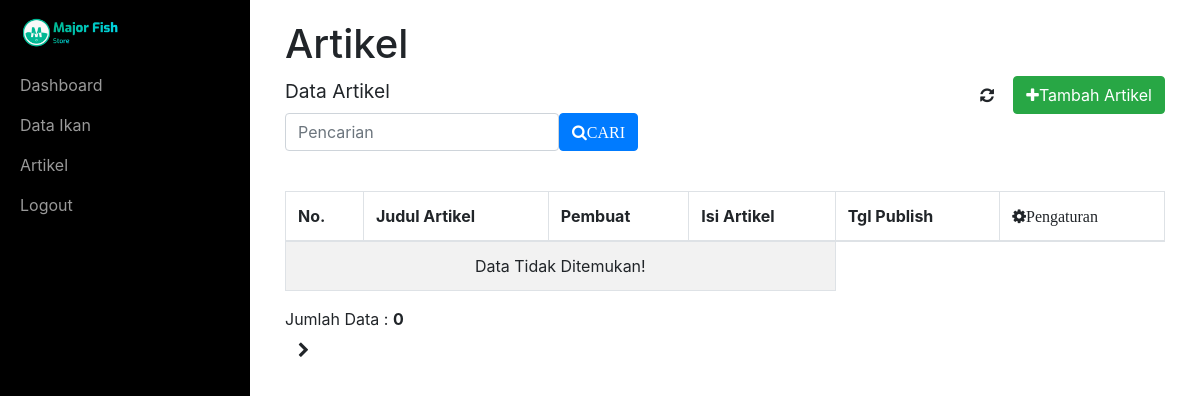
The page /blog/data.php (signed in) on the database as committed earlier.
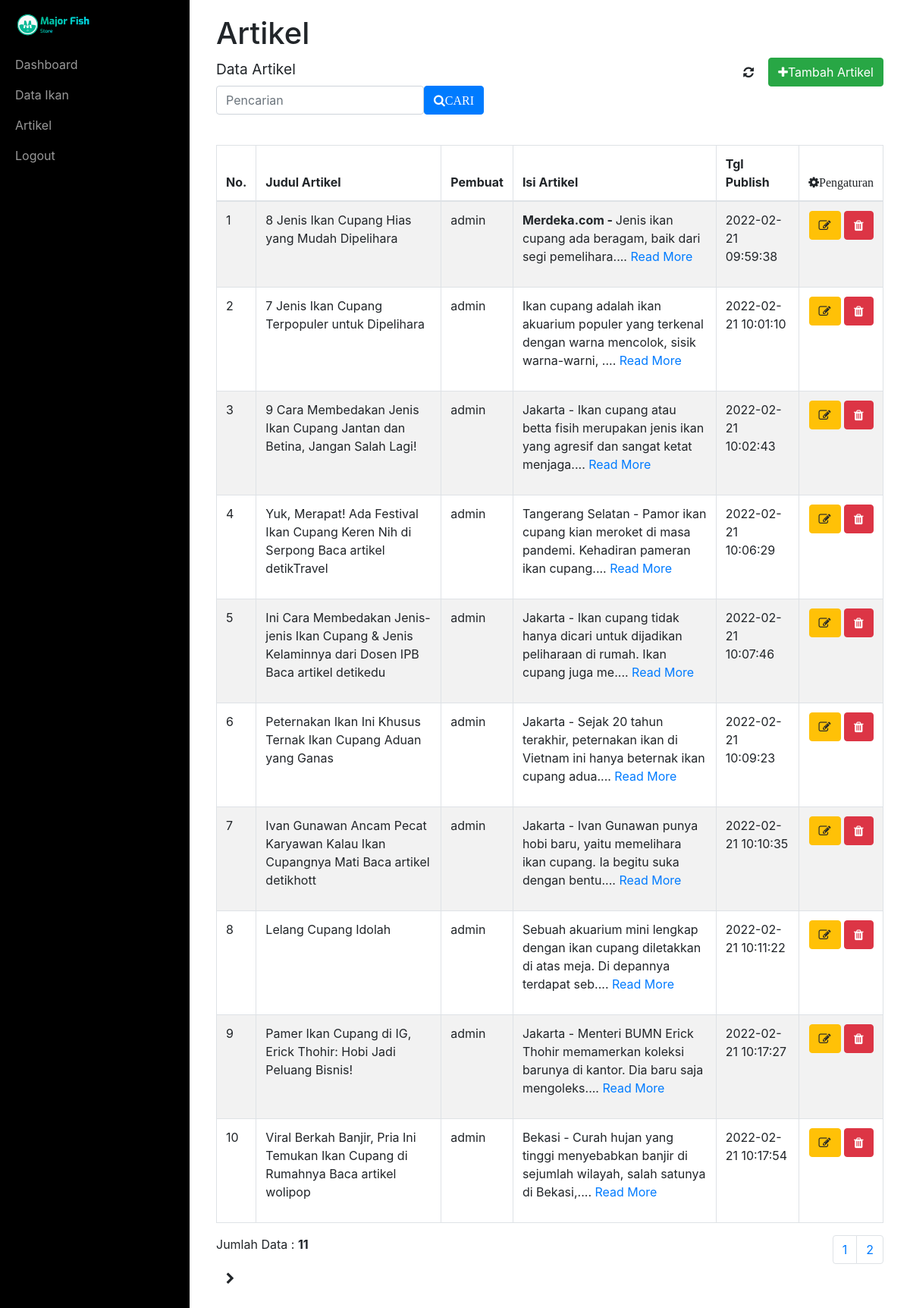
The same page on the database as committed later.
### tables this page shows
CREATE TABLE `blog` (
  `id_blog` int NOT NULL,
  `gambar` varchar(100) DEFAULT NULL,
  `judul` varchar(100) NOT NULL,
  `pembuat` varchar(30) NOT NULL,
  `isi` varchar(10000) NOT NULL,
  `tanggal` datetime NOT NULL
);

### _config/config.php (called while the page is built, shortened)
<?php
    function base_url($url = null) {
        $base_url = "https://adminmfstore.cleverapps.io";
        if($url != null) {
            return $base_url."/".$url;
        } else {
            return $base_url;
        }
    }
?>

### blog/data.php (the view, shortened to what this page needs)
<?php include_once('../dashboard/_header.php'); ?>
    <div class="box">
        <h1>Artikel</h1>
        <h4>
            <small>Data Artikel</small>
            <div class="float-right">
                <a href="" class="btn btn-default btn-xs"><i class="fa fa-refresh"></i></a>
                <a href="add.php" class="btn btn-success btn-xs"><i class="fa fa-plus"></i>Tambah Artikel</a>
            </div>
        </h4>
        <div style="margin-bottom :40px;">
            <form class="form-inline" action="" method="post">
                <div class="form-group">
                    <input type="text" name="pencarian" class="form-control" placeholder="Pencarian">
                </div>
                <div class="form-group">
                    <button type="submit" class="btn btn-primary"><span class="fa fa-search" aria-hidden="true">CARI</span></button>
                </div>
            </form>
        </div>
        <div class="table-responsive">
            <table class="table table-striped table-bordered table-hover">
                <thead>
                    <tr>
                        <th>No. </th>
                        <th>Judul Artikel</th>
                        <th>Pembuat</th>
                        <th>Isi Artikel</th>
                        <th>Tgl Publish</th>
                        <th><i class="fa fa-cog">Pengaturan</i></th>
                    </tr>
                </thead>
                <tbody>
                    <?php
                        $batas = 10;
                        $hal = @$_GET['hal'];
                        if(empty($hal)) {
                        $posisi = 0;
                        $hal = 1;
                    } else {
                        $posisi = ($hal - 1) * $batas;
                    }
                        $no = 1;
                        if($_SERVER['REQUEST_METHOD'] == "POST") {
                            $pencarian = trim(mysqli_real_escape_string($con, $_POST['pencarian']));
                            if($pencarian != '') {
                                $sql = "SELECT * FROM blog WHERE judul LIKE '%$pencarian%'";
                                $query = $sql;
                                $queryJml = $sql;
                            } else {
                                $query = "SELECT * FROM blog LIMIT $posisi, $batas";
                                $queryJml = "SELECT * FROM blog";
                                $no = $posisi + 1;
                            }
                        } else {
                            $query = "SELECT * FROM blog LIMIT $posisi, $batas";
                            $queryJml = "SELECT * FROM blog";
                            $no = $posisi + 1;
                        }
                        $sql_ikan = mysqli_query($con, $query) or die (mysqli_error($con));
                        if(mysqli_num_rows($sql_ikan) > 0) {
                            while($data = mysqli_fetch_array($sql_ikan)) { ?>
                            <tr>
                                <td><?=$no++?></td>
                                <td><?=$data['judul']?></td>
                                <td><?=$data['pembuat']?></td>
                                <td><?=substr($data['isi'],0,100)?>.... <a href="detail.php?id_blog=<?= $data["id_blog"] ?>">Read More</a></td>
                                <td><?=$data['tanggal']?></td>
                                <td class="text-center">
                                <a href="edit.php?id_blog=<?=$data['id_blog']?>" class="btn btn-warning btn-xs"><i class="fa fa-edit"></i></a>
                                <a href="delete.php?id_blog=<?=$data['id_blog']?>" class="btn btn-danger btn-xs" onclick="return confirm('Yakin akan menghapus data?')"><i class="fa fa-trash"></i></a>
                                </td>
                            </tr>
                        <?php
                            }
                        } else {
                            echo "<tr><td colspan=\"4\" align=\"center\">Data Tidak Ditemukan!</td></tr>";
                        }
                        ?>
                </tbody>
            </table>
        </div>
        <div class="clearfix">
            <?php
                if(@$_POST['pencarian'] == '') { ?>
                    <div class="float-left">
                        <?php
                            $jml = mysqli_num_rows(mysqli_query($con, $queryJml));
                            echo "Jumlah Data : <b>$jml</b>";
                        ?>
                    </div>
                    <div class="float-right">
                        <ul class="pagination" style="margin:0">
                            <?php
                                $jml_hal = ceil($jml / $batas);
                                for ($i=1; $i <= $jml_hal; $i++) {
                                    if($i != $hal) {
                                        echo "<li class=\"page-item\"><a class=\"page-link\" href=\"?hal=$i\">$i</a></li>";
                                    } else {
                                        echo "<li class=\"page-item\"><a class=\"page-link\">$i</a></li>";
                                    }
                                }
                            ?>
                        </ul>
                    </div>
                <?php
                }
            ?>
        </div>
    </div>
    <a href="#menu-toggle" class="btn btn-default" id="menu-toggle"><i class="fa fa-chevron-right" aria-hidden="true"></i></a>
<?php include_once('../dashboard/_footer.php'); ?>

### dashboard/_header.php (shortened to what this page needs)
<?php
	require_once "../_config/config.php";
?>
	<!DOCTYPE html>
	<html lang="en">
	<head>
		<link rel="stylesheet" href="../_asset/css/bootstrap.min.css">
		<link rel="stylesheet" href="../_asset/css/simple-sidebar.css">
		<link rel="stylesheet" href="../_asset/font-awesome/css/font-awesome.min.css">
	</head>
	<body>
	<div id="wrapper">
		<div id="sidebar-wrapper">
        	<ul class="sidebar-nav">
            	<li class="sidebar-brand">
					<a href="#"><img src="../img/logo.png" width="100px"></a>
                </li>
                <li>
                    <a href="<?=base_url('dashboard')?>"> Dashboard</a>
                </li>
                <li>
                    <a href="<?=base_url('ikan')?>">  Data Ikan</a>
                </li>
				<li>
					<a href="<?=base_url('blog')?>"> Artikel </a>
				</li>
                <li>
                    <a href="<?=base_url('auth/logout.php')?>">  Logout</a>
                </li>
            </ul>
		</div>
        <div id="page-content-wrapper">
            <div class="container-fluid">

### dashboard/_footer.php (shortened to what this page needs)
			</div>
		</div>
	</div>
</body>
</html>

### _asset/css/simple-sidebar.css (style rules this page uses)
#wrapper { padding-left: 0; -webkit-transition: all 0.5s ease; -moz-transition: all 0.5s ease; -o-transition: all 0.5s ease; transition: all 0.5s ease; }
#sidebar-wrapper { z-index: 1000; position: fixed; left: 250px; width: 0; height: 100%; margin-left: -250px; overflow-y: auto; background: #000; -webkit-transition: all 0.5s ease; -moz-transition: all 0.5s ease; -o-transition: all 0.5s ease; transition: all 0.5s ease; }
#page-content-wrapper { width: 100%; padding: 15px; }
.sidebar-nav { position: absolute; top: 0; width: 250px; margin: 0; padding: 0; list-style: none; }
.sidebar-nav li { text-indent: 20px; line-height: 40px; }
.sidebar-nav li a { display: block; text-decoration: none; color: #999999; }
.sidebar-nav > .sidebar-brand { height: 65px; font-size: 18px; line-height: 60px; }
.sidebar-nav > .sidebar-brand a { color: #999999; }
@media (min-width:768px) { #wrapper { padding-left: 250px; } }
@media (min-width:768px) { #sidebar-wrapper { width: 250px; } }
@media (min-width:768px) { #page-content-wrapper { padding: 20px; } }

Rows that differ between the two databases and show on the page:
added blog: judul "8 Jenis Ikan Cupang Hias yang Mudah Dipelihara", pembuat "admin", isi "Merdeka.com - Jenis ikan cupang ada beragam, baik dari segi pemelihara", tanggal "2022-02-21 09:59:38"
added blog: judul "7 Jenis Ikan Cupang Terpopuler untuk Dipelihara", pembuat "admin", isi "Ikan cupang adalah ikan akuarium populer yang terkenal dengan warna mencolok, sisik warna-warni,", tanggal "2022-02-21 10:01:10"
added blog: judul "9 Cara Membedakan Jenis Ikan Cupang Jantan dan Betina, Jangan Salah Lagi!", pembuat "admin", isi "Jakarta - Ikan cupang atau betta fisih merupakan jenis ikan yang agresif dan sangat ketat menjaga", tanggal "2022-02-21 10:02:43"
added blog: judul "Yuk, Merapat! Ada Festival Ikan Cupang Keren Nih di Serpong Baca artikel detikTravel", pembuat "admin", isi "Tangerang Selatan - Pamor ikan cupang kian meroket di masa pandemi. Kehadiran pameran ikan cupang", tanggal "2022-02-21 10:06:29"
added blog: judul "Ini Cara Membedakan Jenis-jenis Ikan Cupang & Jenis Kelaminnya dari Dosen IPB Baca artikel detikedu", pembuat "admin", isi "Jakarta - Ikan cupang tidak hanya dicari untuk dijadikan peliharaan di rumah. Ikan cupang juga me", tanggal "2022-02-21 10:07:46"
added blog: judul "Peternakan Ikan Ini Khusus Ternak Ikan Cupang Aduan yang Ganas", pembuat "admin", isi "Jakarta - Sejak 20 tahun terakhir, peternakan ikan di Vietnam ini hanya beternak ikan cupang adua", tanggal "2022-02-21 10:09:23"
added blog: judul "Ivan Gunawan Ancam Pecat Karyawan Kalau Ikan Cupangnya Mati Baca artikel detikhott", pembuat "admin", isi "Jakarta - Ivan Gunawan punya hobi baru, yaitu memelihara ikan cupang. Ia begitu suka dengan bentu", tanggal "2022-02-21 10:10:35"
added blog: judul "Lelang Cupang Idolah", pembuat "admin", isi "Sebuah akuarium mini lengkap dengan ikan cupang diletakkan di atas meja. Di depannya terdapat seb", tanggal "2022-02-21 10:11:22"
added blog: judul "Pamer Ikan Cupang di IG, Erick Thohir: Hobi Jadi Peluang Bisnis!", pembuat "admin", isi "Jakarta - Menteri BUMN Erick Thohir memamerkan koleksi barunya di kantor. Dia baru saja mengoleks", tanggal "2022-02-21 10:17:27"
added blog: judul "Viral Berkah Banjir, Pria Ini Temukan Ikan Cupang di Rumahnya Baca artikel wolipop", pembuat "admin", isi "Bekasi - Curah hujan yang tinggi menyebabkan banjir di sejumlah wilayah, salah satunya di Bekasi,", tanggal "2022-02-21 10:17:54"
Other text that changed with them:
$jml: "0" → "11"
new list line: "1"
new list line: "2"
text no longer shown: "Data Tidak Ditemukan!"
